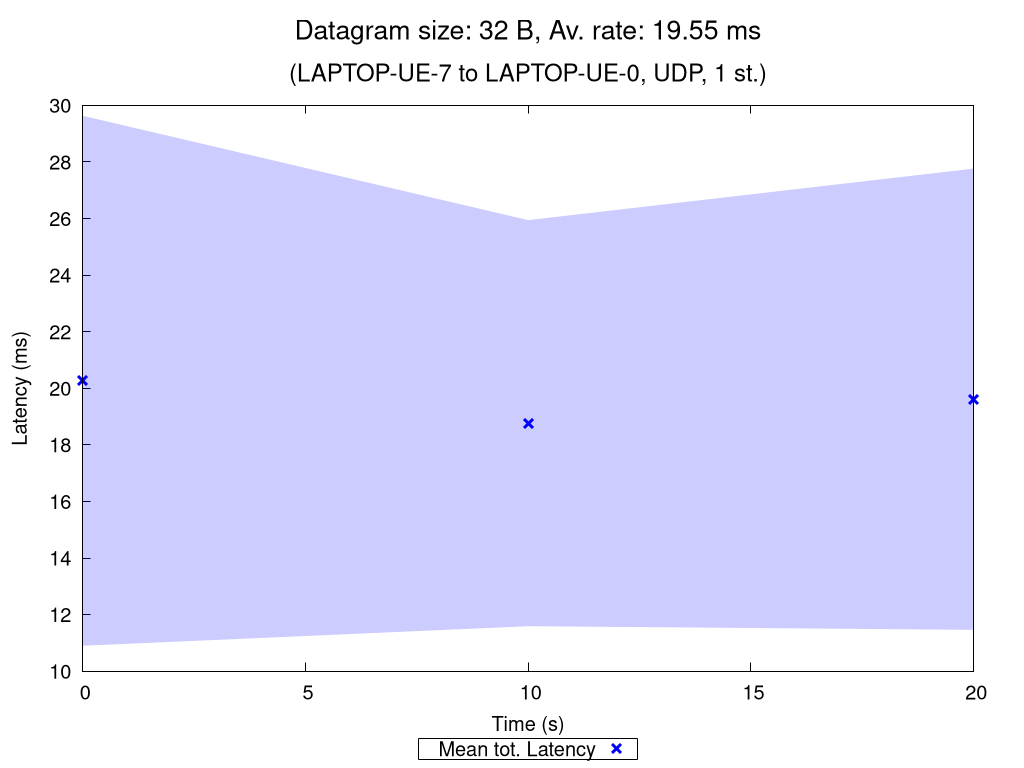

This figure's gnuplot source:
set terminal pngcairo nocrop enhanced size 1024,768 font "Verdana,15"
set output "UDP_1_st_2020_11_05_13-28-14_two2one_00032B.png"

set title "{/=20 Datagram size: 32 B, Av. rate: 19.55 ms}\n\n{/=18 (LAPTOP-UE-7 to LAPTOP-UE-0, UDP, 1 st.)}"

set xlabel "Time (s)"
set ylabel "Latency (ms)"
set ytics nomirror
set key bmargin center horizontal box samplen 1 width -1
set bmargin 4.6
set rmargin 4.5

rf = 1.0  # rate factor
set style fill transparent solid 0.2 noborder
set autoscale xfix
plot "UDP_1_st_2020_11_05_13-28-14_two2one_00032B_iperf_processed.dat" using 1:($2/rf-$3/rf):($2/rf+$3/rf) with filledcurves lc rgb "blue" notitle, \
     "" using 1:($2/rf) with points pt 2 ps 1.5 lw 3 lc rgb "blue" title "Mean tot. Latency", \
